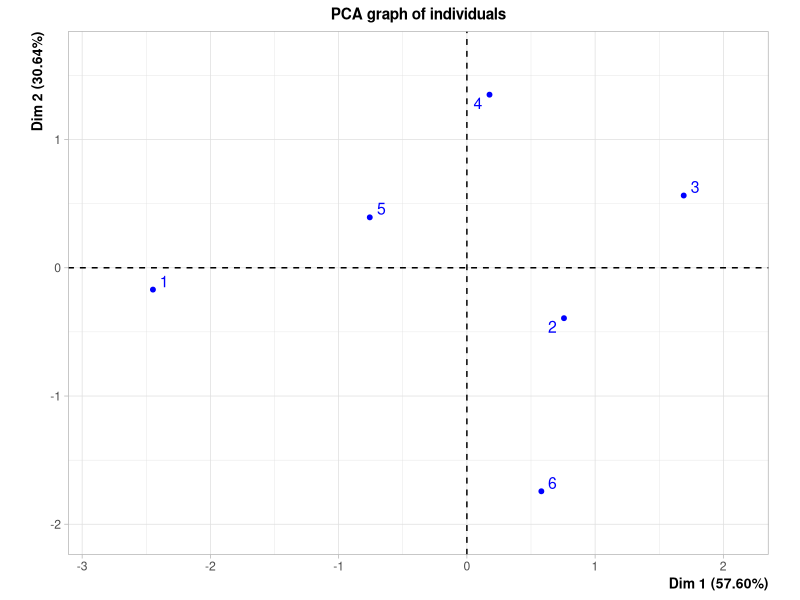
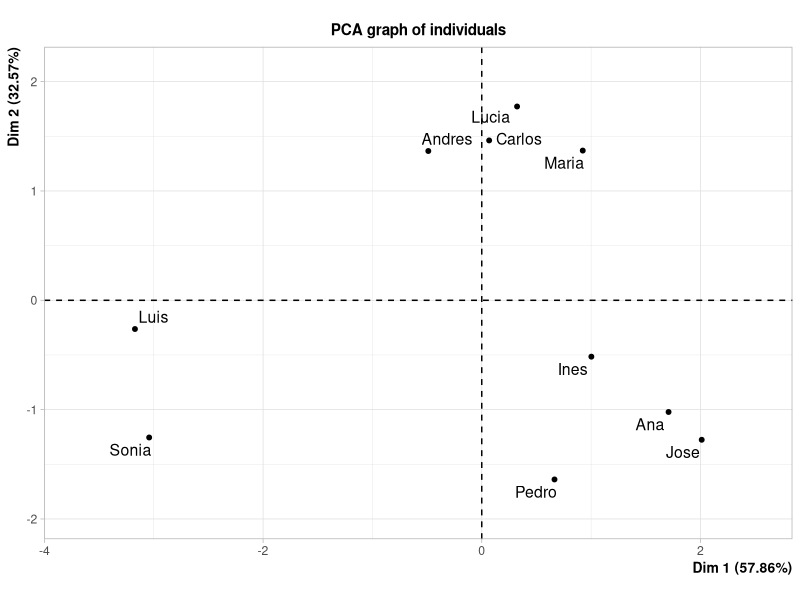
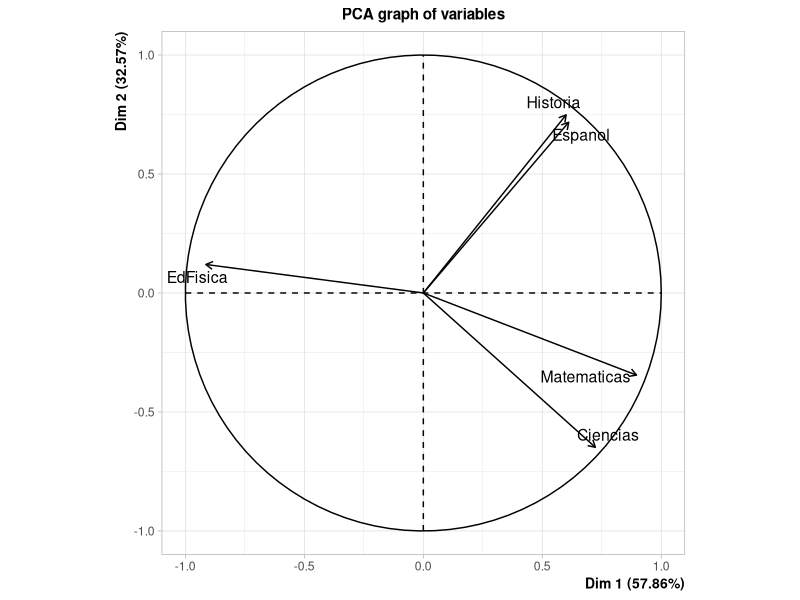
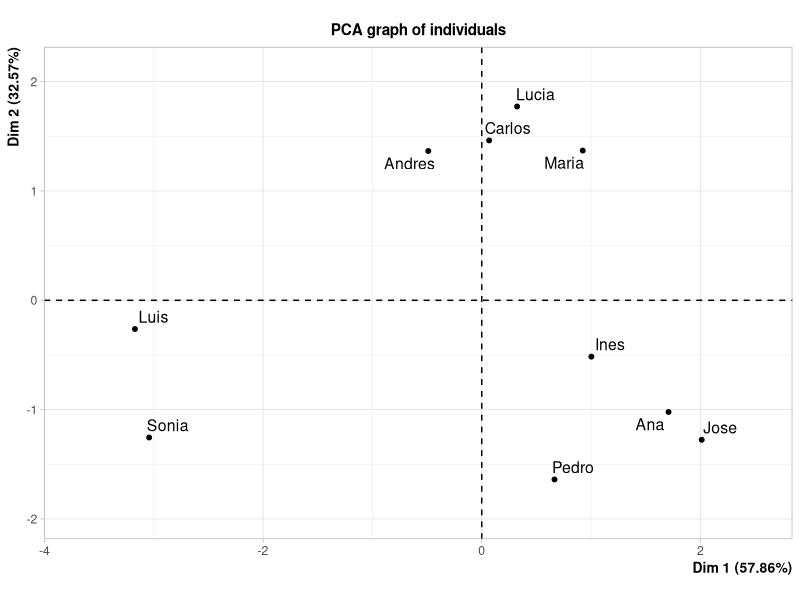
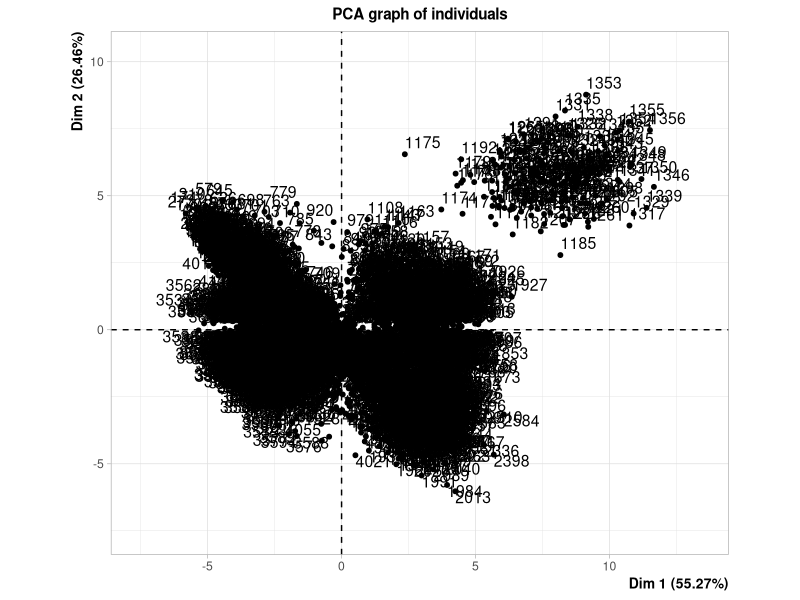
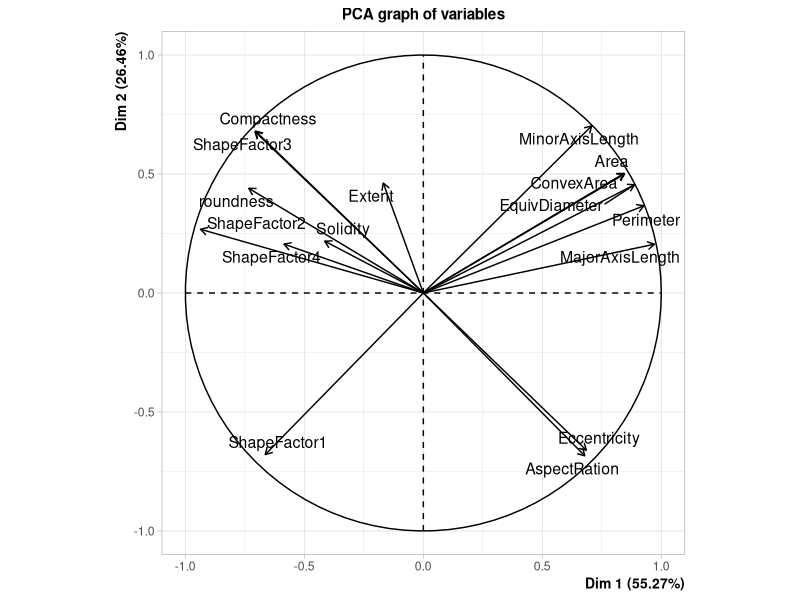
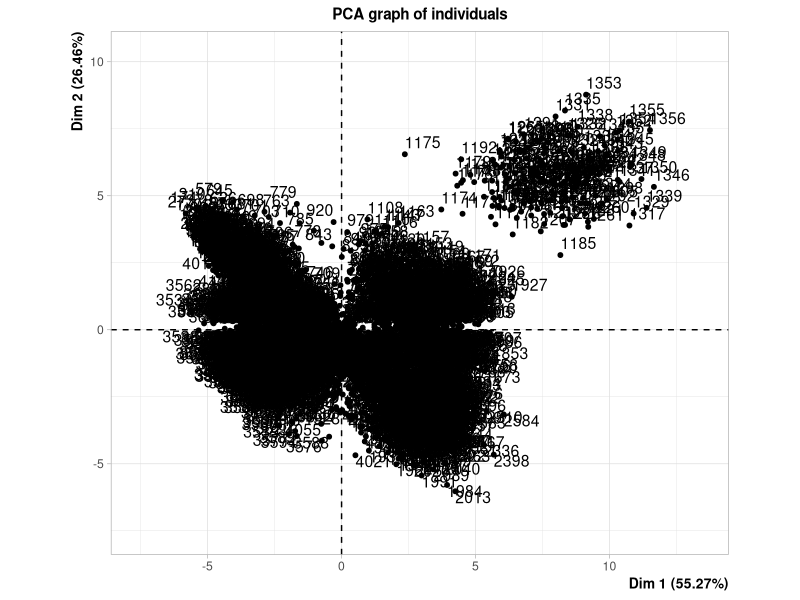

Recreate these plots in R, in order. (Note: this script raises an error after producing the figures.)
#---------------------------Ejercicio 2-----------------------------------------

library(FactoMineR)
library(readr)

#Para el desarrollo de los ejercicios se emplea la siguiente matriz
X <- matrix(c(8,1,0,4,6,5,6,8,7,10,4,7,8,2,5,0,3,6), nrow = 6, ncol = 3, byrow
            = TRUE)
X_inicial <- X

#Implemente en lenguaje R funciones que permitan ejecutar el algoritmo del Análisis
#en Componentes Principales (ACP) visto en clase para variables numéricas.
#Compare los resultados obtenidos con respecto a FactoMineR.

#El algoritmo del ACP cuenta con los siguientes pasos:

#1) Centrar y reducir la matriz 

#Medias

medias <- function(matriz) {
  resultado <-list()
  for(i in 1:ncol(matriz)) {
    resultado[[i]] <- mean(matriz[,i])
  }
  return(resultado)
}

#desviaciones estándar poblacionales 

sd_poblacional <- function(matriz) {
  resultado <- list()
  n <- nrow(matriz)
  for(i in 1:ncol(matriz)) {
    resultado[[i]] <- sqrt(((n-1)/n))*sd(matriz[,i])
  }
  return(resultado)
}
  
#Centramos y reducimos con la siguiente función

centrar_y_reducir <- function(matriz, medias, desviaciones) {
  
  for(i in 1 : ncol(matriz)){
    matriz[, i] <- (matriz[,i]-medias[[i]])/ desviaciones[[i]]
  }
  return(matriz)
}



#Aplicamos las funciones anteriores a la matriz X
medias_X <- medias(X)
medias_X

sd_X <- sd_poblacional(X)
sd_X

X <- centrar_y_reducir(X,medias_X, sd_X)
X


#2)Calcular la matriz de correlaciones 

#Una vez centrada y reducida la matriz, se procede a calcular la matriz de 
#varianzas-covarianzas la cual, es la misma que la matriz de correlaciones pues 
#está centrada y reducida. Se calcula con la siguiente función

R <- function(matriz) {
  n <- nrow(matriz) 
  resultado <- (1/n)*t(matriz)%*%matriz
  return(resultado)
}

#Obtenemos mediante esa función la matriz de correlaciones de X

X_R <- R(X)
X_R

#3 y 4) Calcular los vectores y valores propios de la matriz de correlaciones y 
#ordenar los valores propios de mayor a menor

X.R_e <- eigen(X_R)

X.R_valores.propios <- X.R_e$values #ya vienen ordenados de mayor a menor
X.R_valores.propios

X.R_vectores.propios <- X.R_e$vectors
X.R_vectores.propios

#Comparamos con lo obtenido con FactoMiner

X_ACP <- PCA(X, ncp = 4, graph = FALSE)
X_ACP$eig

#Se puede observar que los valores propios obtenidos con FactoMiner son iguales
#a los del algoritmo

#5) Construir matriz V que tiene como columnas los vectores propios de la matriz
#de correlaciones

V <- X.R_vectores.propios
V

#6) Calcular la matriz de componentes principales

C <- X%*%V 
C #Tiene las coordendas de los individuos 

#Con FactoMiner se obtiene lo siguiente:
X_ACP$ind$coord


#Podemos observar que lo único que varía es el signo de algunas entradas, pero
#esto solo indica que se refleja con respecto a algunos de los ejes al graficar.

#7) Calcular la matriz de calidades de los individuos (cosenos cuadrados)

Q <- function(C, matriz) {
  n <-nrow(matriz)
  m <-ncol(matriz)
  resultado <- matrix(0, n,m)
  
  for(i in 1: n){
    suma <- 0 
    for(j in 1: m){
      suma <- suma + matriz[i,j]^2
    }
    for(r in 1: m){
      resultado[i,r] <- (C[i,r]^2)/suma
    }
  }
  return(resultado)
}

#Aplicamos la función anterior a los datos que tenemos

X_Q <- Q(C, X)
X_Q

#Vemos los resultados de FactoMiner
X_ACP$ind$cos2

#Los cuales son iguales a los obtenidos con el algoritmo

#Ahora debemos calcular la contribución de cada individuo i a la varianza total 
#del eje r

contribucion <- function(C, valores.propios) {
  n <-nrow(C)
  m <-ncol(C)
  resultado <- matrix(0, n, m)
  
  for(i in 1: n){
    for(r in 1: m){
      resultado[i,r] <- ((C[i,r]^2)/(n*valores.propios[r]))*100
    }
  }
  return(resultado)
}

#La matriz de contribuciones es:

X_contrib <- contribucion(C, X.R_valores.propios)
X_contrib

#Con FactoMiner se tiene:
X_ACP$ind$contrib

#Por lo tanto, se tiene el mismo resultado

#8) Calcular la matriz de coordenadas T de las variables

T <- function(V, valores.propios){
  m <- ncol(V)
  resultado <- matrix(0, m, m)
  
  for(r in 1:m){
      resultado[,r] <- sqrt(valores.propios[r])*V[,r]
    }
    
  return(resultado)
}

#La matriz de coordenadas de las variables para los datos que tenemos es:
X_T <- T(V, X.R_valores.propios)
X_T

#Y la dada con FactoMiner es:
X_ACP$var$coord

#9)Calcular la matriz de calidades de las variables (cosenos cuadrados)

S <- X_T^2
S

#Con FactoMiner da:
X_ACP$var$cos2

#10) Calcular vector I (1xm) de inercias de los ejes

I <- function(valores.propios){
  m <- length(valores.propios)
  resultado <- c()
  
  for(j in 1: m){
    resultado[j] <-100*(valores.propios[j]/m)
  }
  return(resultado)
}

#El vector de inercias para los datos con los que estamos trabajando es:
X_I <- I(X.R_valores.propios)
X_I

#Con FactoMiner se tiene:
plot(X_ACP, axes=c(1, 2), choix="ind", col.ind="blue",new.plot=TRUE)


#Podemos observar que las inercias correpondiente al eje x y y obtenidas con 
#FactoMiner son iguales a las dadas por el algoritmo.


#------------------ Ejercicio 8-------------------------------------------------
#Verifique todo lo programado en los puntos anteriores con el ejemplo estudiantes.csv
# y con los datos del ejercicio 1 de la tarea anterior

#----- Estudiantes--------

estudiantes_datos <- read.table('Tarea 3/EjemploEstudiantes.csv', header=TRUE, sep=';',dec=',',row.names=1)
estudiantes_datos<- as.matrix(estudiantes_datos)
estudiantes_datos_original <- estudiantes_datos

#1) Centrar y reducir la matriz 

medias_estudiantes <- medias(estudiantes_datos)
medias_estudiantes

sd_estudiantes <- sd_poblacional(estudiantes_datos)
sd_estudiantes

estudiantes_datos <- centrar_y_reducir(estudiantes_datos,medias_estudiantes, sd_estudiantes)
estudiantes_datos


#2)Calcular la matriz de correlaciones 

estudiantes_R <- R(estudiantes_datos)
estudiantes_R


#3 y 4) Calcular los vectores y valores propios de la matriz de correlaciones y 
#ordenar los valores propios de mayor a menor

estudiantes.R_e <- eigen(estudiantes_R)

estudiantes.R_valores.propios <- estudiantes.R_e$values #ya vienen ordenados de mayor a menor
estudiantes.R_valores.propios

estudiantes.R_vectores.propios <- estudiantes.R_e$vectors
estudiantes.R_vectores.propios

#5) Construir matriz V que tiene como columnas los vectores propios de la matriz
#de correlaciones

V_estudiantes <- estudiantes.R_vectores.propios
V_estudiantes

#6) Calcular la matriz de componentes principales

C_estudiantes <- estudiantes_datos%*%V_estudiantes
C_estudiantes

#7) Calcular la matriz de calidades de los individuos (cosenos cuadrados)

estudiantes_Q <- Q(C_estudiantes, estudiantes_datos)
estudiantes_Q

#Ahora debemos calcular la contribución de cada individuo i a la varianza total 
#del eje r

estudiantes_contrib <- contribucion(C_estudiantes, estudiantes.R_valores.propios)
estudiantes_contrib

#8) Calcular la matriz de coordenadas T de las variables

estudiantes_T <- T(V_estudiantes, estudiantes.R_valores.propios)
estudiantes_T

#9)Calcular la matriz de calidades de las variables (cosenos cuadrados)

S_estudiantes <- estudiantes_T^2
S_estudiantes

#10) Calcular vector I (1xm) de inercias de los ejes

estudiantes_I <- I(estudiantes.R_valores.propios)
estudiantes_I

ACP <-PCA(estudiantes_datos)
plot(ACP)

#----- beans--------

beans_datos <- read.csv("Tarea 3/beansV2.csv")
beans_datos <- as.matrix(beans_datos[,-17])
beans_datos_original <- beans_datos

#1) Centrar y reducir la matriz 

medias_beans <- medias(beans_datos)
medias_beans

sd_beans <- sd_poblacional(beans_datos)
sd_beans

beans_datos <- centrar_y_reducir(beans_datos,medias_beans, sd_beans)
beans_datos


#2)Calcular la matriz de correlaciones 

beans_R <- R(beans_datos)
beans_R


#3 y 4) Calcular los vectores y valores propios de la matriz de correlaciones y 
#ordenar los valores propios de mayor a menor

beans.R_e <- eigen(beans_R)

beans.R_valores.propios <- beans.R_e$values #ya vienen ordenados de mayor a menor
beans.R_valores.propios

beans.R_vectores.propios <- beans.R_e$vectors
beans.R_vectores.propios

#5) Construir matriz V que tiene como columnas los vectores propios de la matriz
#de correlaciones

V_beans <- beans.R_vectores.propios
V_beans

#6) Calcular la matriz de componentes principales

C_beans <- beans_datos%*%V_beans
C_beans

#7) Calcular la matriz de calidades de los individuos (cosenos cuadrados)

beans_Q <- Q(C_beans, beans_datos)
beans_Q

#Ahora debemos calcular la contribución de cada individuo i a la varianza total 
#del eje r

beans_contrib <- contribucion(C_beans, beans.R_valores.propios)
beans_contrib

#8) Calcular la matriz de coordenadas T de las variables

beans_T <- T(V_beans, beans.R_valores.propios)
beans_T

#9)Calcular la matriz de calidades de las variables (cosenos cuadrados)

S_beans <- beans_T^2
S_beans

#10) Calcular vector I (1xm) de inercias de los ejes

beans_I <- I(beans.R_valores.propios)
beans_I

ACP_beans <-PCA(beans_datos)
plot(ACP_beans)


#----------------- Ejercicio 5--------------------------------------------------

#5. Programe una función en R que reciba una columna (variable) de una matriz y
#calcule su proyección en suplementario en el círculo de correlaciones 2D 
#programado en el punto2. Compare los resultados obtenidos con respecto a 
#FactoMineR


var.sup_proyeccion <- function(columna, matriz) {
  #se calcula la media y desviación estándar de la columna y la matriz
  media <- mean(columna)
  n <- length(columna)
  sd <-sqrt(((n-1)/n))*sd(columna)
  
  medias <- medias(matriz)
  sd_matriz <-sd_poblacional(matriz)
  
  #centramos y reducimos la columna y la matriz
  
  columna <- (columna-media)/sd
  matriz <- centrar_y_reducir(matriz, medias, sd_matriz)
  
  #Matriz de correlaciones
  correlaciones <- R(matriz)
  
  #Vectores y valores propios
  matriz.e <- eigen(correlaciones)
  V <- matriz.e$vectors

  #Se calculan los componentes principales
  C <- matriz%*%V
  
  #Se calculan las correlaciones de la columna con los componentes principales
  coordenada <- c()
  for(i in 1: ncol(matriz)){
    coordenada[i] <-cor(columna, C[,i])
  }
  #Se gráfica en el círculo de correlaciones
  circulo <- circulo_correlaciones(matriz)
  graf_circulo <- circulo$variables
  
  #Convertimos la matriz en un dataframe y ajustamos para el gráfico
  coordenada_var <- as.data.frame(t(coordenada))
  col_names <- paste("Dim", 1:ncol(coordenada_var))  # Genera nombres como "Dim 1", "Dim 2", etc.
  colnames(coordenada_var) <- col_names
  coordenada_var$`x origen` <- 0
  coordenada_var$`y origen` <- 0
  
  if(is.null(colnames(columna))){
   coordenada_var$variable <- ncol(matriz) + 1
  }else {
    coordenada_var$variable <- colnames(columna)
  }
  
  resultado <- graf_circulo + 
    geom_segment(data = coordenada_var, aes(x = `x origen`, y = `y origen`, xend = `Dim 1`, yend = `Dim 2`), 
    arrow = arrow(length = unit(0.2, "inches")), color = "red")+
    geom_text(data = coordenada_var, aes(x = `Dim 1`, y = `Dim 2`), 
              vjust = -0.5, hjust = -0.5, color = "red", label = coordenada_var$variable )
  return(resultado)
}

columna <- X_inicial[,3]
coordenadas_sup <- var.sup_proyeccion(columna, X_inicial[,-3])
coordenadas_sup

#Comparando con FactoMiner
ACP <- PCA( X_inicial,quanti.sup = 3, graph = F)
plot.PCA(ACP, choix = "var")

#Comparando, quedan igual solo que reflejadas con respecto al eje X.


#----------------------------Ejercicio 8---------------------------------------

#Estudiantes
columna_sup_estudiantes <- as.matrix(estudiantes_datos_original[,2])
colnames(columna_sup_estudiantes) <- (colnames(estudiantes_datos_original))[2]

coordenadasvar_sup_estudiantes <- var.sup_proyeccion(columna_sup_estudiantes, estudiantes_datos_original[,-2])
coordenadasvar_sup_estudiantes

#beans
columna_sup_beans <- as.matrix(beans_datos_original[,2])
colnames(columna_sup_beans) <- (colnames(beans_datos_original))[2]

coordenadasvar_sup_beans <- var.sup_proyeccion(columna_sup_beans, beans_datos_original[,-2])
coordenadasvar_sup_beans


#------------------------Ejercicio 6 -------------------------------------------

#Programe en R un algoritmo para el ACP que en lugar de calcular la matriz de
#correlaciones R calcule H  y con base en H realice los cálculos de lado de las variables
#y luego usando relaciones de dualidad realice todos los cálculos para la parte de los individuos.
#Verifique los resultados obtenidos con respecto a FactoMineR.

#El algoritmo del ACP realizando los cálculos por el lado de las variables cuenta 
#con los siguientes pasos:

#1) X centrada y reducida se usa la función el ejercicio 2


#2)Calcular la matriz de correlaciones 

#Una vez centrada y reducida la matriz, se procede a calcular la matriz de 
#varianzas-covarianzas la cual, es la misma que la matriz de correlaciones pues 
#está centrada y reducida. Se calcula con la siguiente función

H <- function(matriz) {
  n <- nrow(matriz) 
  resultado <- (1/n)*matriz%*%t(matriz)
  return(resultado)
}

#Obtenemos mediante esa función la matriz de correlaciones de X

X_H <- H(X)
X_H

#3 y 4) Calcular los vectores y valores propios de la matriz de correlaciones y 
#ordenar los valores propios de mayor a menor

X.H_e <- eigen(X_H)

X.H_valores.propios <- X.H_e$values #ya vienen ordenados de mayor a menor
X.H_valores.propios <- X.H_valores.propios[-c(4:6)]

X.H_vectores.propios <- X.H_e$vectors
X.H_vectores.propios <- X.H_vectores.propios[,-c(4:6)]

#Comparamos con lo obtenido con FactoMiner

X_ACP <- PCA(X, ncp = 4, graph = FALSE)
X_ACP$eig

#Se puede observar que los valores propios obtenidos con FactoMiner son iguales
#a los del algoritmo

#5) Construir matriz V 

V <- X.H_vectores.propios
V

#6) Calcular la matriz de coordenadas de las variables

C <- t(V) %*% X
C #Tiene las coordendas de los individuos 

#Con FactoMiner se obtiene lo siguiente:
X_ACP$var$coord

X_R

#Podemos observar que lo único que varía es el signo de algunas entradas, pero
#esto solo indica que se refleja con respecto a algunos de los ejes al graficar.

#7) Calcular la matriz de calidades de los individuos (cosenos cuadrados)

Q <- function(C, matriz) {
  n <-nrow(matriz)
  m <-ncol(matriz)
  resultado <- matrix(0, n,m)
  
  for(i in 1: n){
    suma <- 0 
    for(j in 1: m){
      suma <- suma + matriz[i,j]^2
    }
    for(r in 1: m){
      resultado[i,r] <- (C[i,r]^2)/suma
    }
  }
  return(resultado)
}

#Aplicamos la función anterior a los datos que tenemos

X_Q <- Q(C, X)
X_Q

#Vemos los resultados de FactoMiner
X_ACP$ind$cos2

#Los cuales son iguales a los obtenidos con el algoritmo

#Ahora debemos calcular la contribución de cada individuo i a la varianza total 
#del eje r

contribucion <- function(C, valores.propios) {
  n <-nrow(C)
  m <-ncol(C)
  resultado <- matrix(0, n, m)
  
  for(i in 1: n){
    for(r in 1: m){
      resultado[i,r] <- ((C[i,r]^2)/(n*valores.propios[r]))*100
    }
  }
  return(resultado)
}

#La matriz de contribuciones es:

X_contrib <- contribucion(C, X.R_valores.propios)
X_contrib

#Con FactoMiner se tiene:
X_ACP$ind$contrib

#Por lo tanto, se tiene el mismo resultado

#8) Calcular la matriz de coordenadas T de las variables

T <- function(V, valores.propios){
  m <- ncol(V)
  resultado <- matrix(0, m, m)
  
  for(r in 1:m){
    resultado[,r] <- sqrt(valores.propios[r])*V[,r]
  }
  
  return(resultado)
}

#La matriz de coordenadas de las variables para los datos que tenemos es:
X_T <- T(V, X.R_valores.propios)
X_T

#Y la dada con FactoMiner es:
X_ACP$var$coord

#9)Calcular la matriz de calidades de las variables (cosenos cuadrados)

S <- X_T^2
S

#Con FactoMiner da:
X_ACP$var$cos2

#10) Calcular vector I (1xm) de inercias de los ejes

I <- function(valores.propios){
  m <- length(valores.propios)
  resultado <- c()
  
  for(j in 1: m){
    resultado[j] <-100*(valores.propios[j]/m)
  }
  return(resultado)
}

#El vector de inercias para los datos con los que estamos trabajando es:
X_I <- I(X.R_valores.propios)
X_I

#Con FactoMiner se tiene:
plot(X_ACP, axes=c(1, 2), choix="ind", col.ind="blue",new.plot=TRUE)


#Podemos observar que las inercias correpondiente al eje x y y obtenidas con 
#FactoMiner son iguales a las dadas por el algoritmo.
